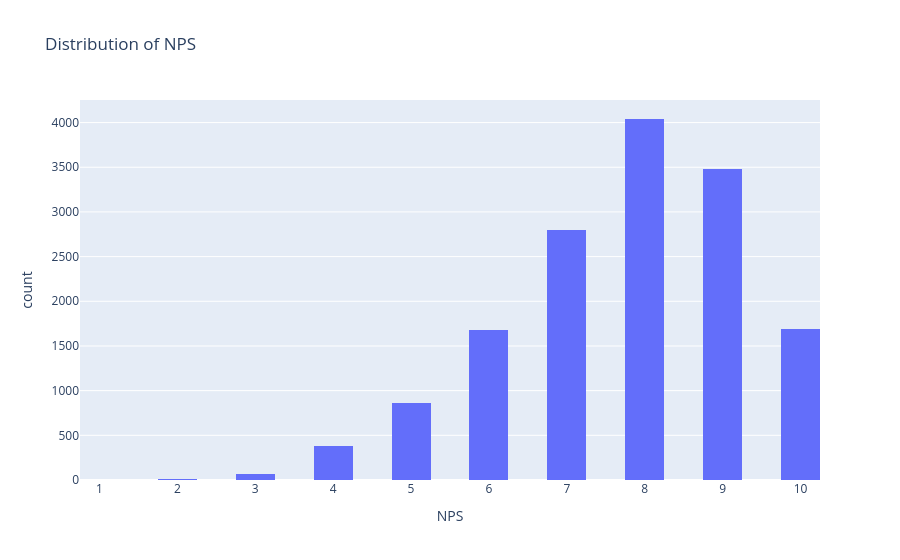

Source (notebook cell):
### Code cell
import plotly.express as px

fig = px.histogram(
    orders,
    x='NPS',   # create this first
    nbins=30,
    title='Distribution of NPS'
)

fig.show()

### Figure 1 — Plotly figure (JSON) as saved in the notebook; plotly's stock layout.template omitted (floating-point values rounded to 4 significant figures; data arrays with more than 128 entries replaced by an {"elided": "..."} marker saying what was removed)
{"data": [{"bingroup": "x", "hovertemplate": "NPS=%{x}<br>count=%{y}<extra></extra>", "legendgroup": "", "marker": {"color": "#636efa", "pattern": {"shape": ""}}, "name": "", "nbinsx": 30, "orientation": "v", "showlegend": false, "type": "histogram", "x": {"elided": "15000 int values"}, "xaxis": "x", "yaxis": "y"}], "layout": {"barmode": "relative", "legend": {"tracegroupgap": 0}, "title": {"text": "Distribution of NPS"}, "xaxis": {"anchor": "y", "domain": [0, 1], "title": {"text": "NPS"}}, "yaxis": {"anchor": "x", "domain": [0, 1], "title": {"text": "count"}}}}
